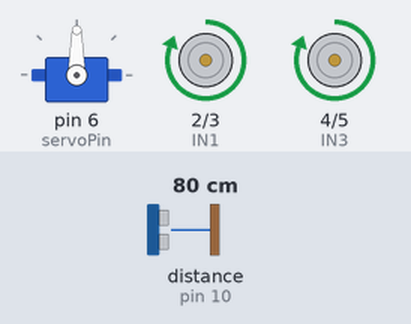
A sketch run on a simulated Arduino Uno, built with avr-gcc and run on an emulated ATmega328P. Parts: servo, motor-driver pin pairs drawn as motors (green arrow = first pin HIGH = forward, orange = second pin HIGH = backward, longer = more drive). Wiring (inferred from the names in the program): ultrasonic range finder: trigger pin 9; echo pin 10. Inputs (shaded band) come from the test bench; at power-on: distance to the obstacle (sensor on pin 10) 80 cm. The echo pulse lasts 58.3 µs per cm.

Above: at 1.2 s.
1.3 s: distance to the obstacle (sensor on pin 10) set to 29 cm
2.8 s: distance to the obstacle (sensor on pin 10) set to 24 cm
At 3.5 s:
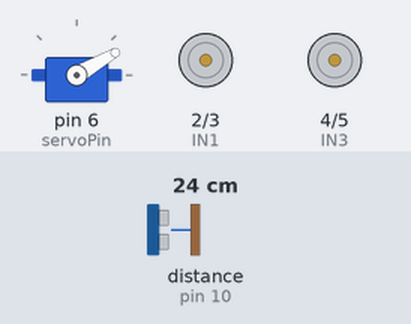
At 4.0 s:
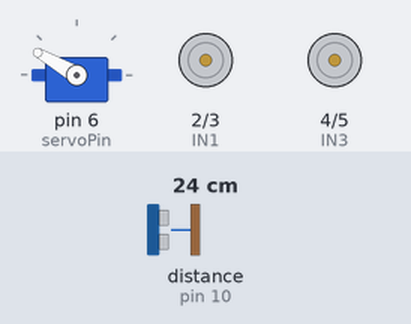
5.8 s: distance to the obstacle (sensor on pin 10) set to 2 cm
At 6.3 s:
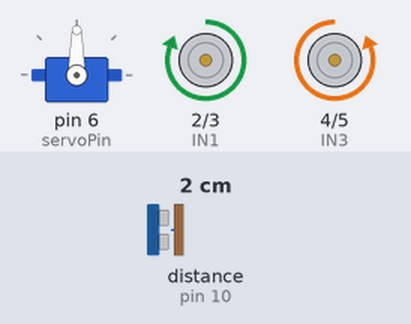
Timing chart, 0 to 14.8 s (numbered marks = the images above; inputs shaded):
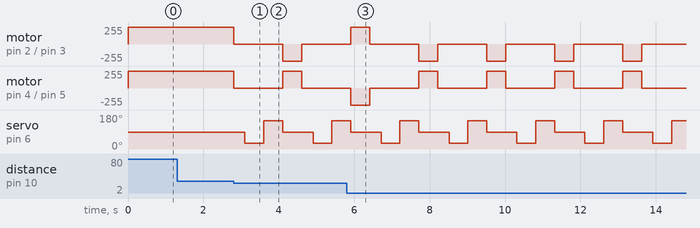

The sketch:

Smart-navigation-robot_code.ino
```cpp
#include <Servo.h>

#define trigPin 9
#define echoPin 10

#define IN1 2
#define IN2 3
#define IN3 4
#define IN4 5

#define servoPin 6

Servo myServo;

long duration;
int distance;

void setup() {
  pinMode(trigPin, OUTPUT);
  pinMode(echoPin, INPUT);

  pinMode(IN1, OUTPUT);
  pinMode(IN2, OUTPUT);
  pinMode(IN3, OUTPUT);
  pinMode(IN4, OUTPUT);

  myServo.attach(servoPin);
  myServo.write(90); // center

  Serial.begin(9600);
}

void loop() {
  distance = getDistance();

  if (distance > 25) {
    moveForward();
  } else {
    stopMotors();
    delay(300);

    int rightDist = scanRight();
    int leftDist = scanLeft();

    if (rightDist > leftDist) {
      turnRight();
      delay(500);
    } else {
      turnLeft();
      delay(500);
    }
  }
}

// Distance Function
int getDistance() {
  digitalWrite(trigPin, LOW);
  delayMicroseconds(2);

  digitalWrite(trigPin, HIGH);
  delayMicroseconds(10);
  digitalWrite(trigPin, LOW);

  duration = pulseIn(echoPin, HIGH);
  return duration * 0.034 / 2;
}

// Scanning
int scanRight() {
  myServo.write(30);
  delay(500);
  int d = getDistance();
  myServo.write(90);
  return d;
}

int scanLeft() {
  myServo.write(150);
  delay(500);
  int d = getDistance();
  myServo.write(90);
  return d;
}

// Movement
void moveForward() {
  digitalWrite(IN1, HIGH);
  digitalWrite(IN2, LOW);
  digitalWrite(IN3, HIGH);
  digitalWrite(IN4, LOW);
}

void turnRight() {
  digitalWrite(IN1, HIGH);
  digitalWrite(IN2, LOW);
  digitalWrite(IN3, LOW);
  digitalWrite(IN4, HIGH);
}

void turnLeft() {
  digitalWrite(IN1, LOW);
  digitalWrite(IN2, HIGH);
  digitalWrite(IN3, HIGH);
  digitalWrite(IN4, LOW);
}

void stopMotors() {
  digitalWrite(IN1, LOW);
  digitalWrite(IN2, LOW);
  digitalWrite(IN3, LOW);
  digitalWrite(IN4, LOW);
}
```

Measured:
- the behaviour switches between 27 and 26 cm on distance to the obstacle (sensor on pin 10) (found by bisection; images 0 and 1)
- after the input at 1.3 s, every drawn part: stays the same
- after the input at 2.8 s, motor on pin 2 (IN1) / pin 3 (IN2): forward 255/255 → stopped at once, → backward 255/255 1.3 s later, → stopped 0.50 s later; motor on pin 4 (IN3) / pin 5 (IN4): forward 255/255 → stopped at once, → forward 255/255 1.3 s later, → stopped 0.50 s later
